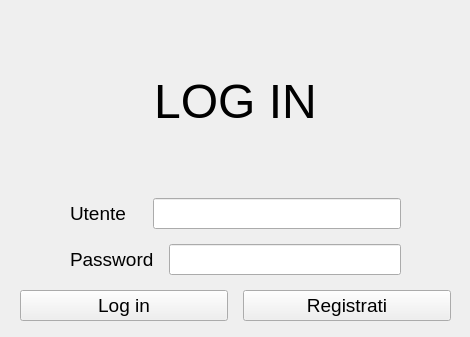
<?xml version="1.0" encoding="UTF-8"?>
<ui version="4.0">
 <class>MainWindow</class>
 <widget class="QMainWindow" name="MainWindow">
  <property name="geometry">
   <rect>
    <x>0</x>
    <y>0</y>
    <width>470</width>
    <height>337</height>
   </rect>
  </property>
  <property name="windowTitle">
   <string>Log in</string>
  </property>
  <property name="autoFillBackground">
   <bool>false</bool>
  </property>
  <widget class="QWidget" name="centralwidget">
   <widget class="QWidget" name="">
    <property name="geometry">
     <rect>
      <x>0</x>
      <y>0</y>
      <width>471</width>
      <height>341</height>
     </rect>
    </property>
    <layout class="QVBoxLayout" name="verticalLayout">
     <property name="spacing">
      <number>15</number>
     </property>
     <property name="leftMargin">
      <number>20</number>
     </property>
     <property name="topMargin">
      <number>20</number>
     </property>
     <property name="rightMargin">
      <number>20</number>
     </property>
     <property name="bottomMargin">
      <number>20</number>
     </property>
     <item>
      <widget class="QLabel" name="label_5">
       <property name="font">
        <font>
         <pointsize>36</pointsize>
        </font>
       </property>
       <property name="layoutDirection">
        <enum>Qt::LeftToRight</enum>
       </property>
       <property name="text">
        <string>LOG IN</string>
       </property>
       <property name="alignment">
        <set>Qt::AlignCenter</set>
       </property>
      </widget>
     </item>
     <item>
      <layout class="QHBoxLayout" name="horizontalLayout_4">
       <property name="spacing">
        <number>27</number>
       </property>
       <property name="leftMargin">
        <number>50</number>
       </property>
       <property name="rightMargin">
        <number>50</number>
       </property>
       <item>
        <widget class="QLabel" name="label_4">
         <property name="font">
          <font>
           <pointsize>14</pointsize>
          </font>
         </property>
         <property name="text">
          <string>Utente</string>
         </property>
        </widget>
       </item>
       <item>
        <widget class="QLineEdit" name="lineEdit_4">
         <property name="font">
          <font>
           <pointsize>14</pointsize>
          </font>
         </property>
        </widget>
       </item>
      </layout>
     </item>
     <item>
      <layout class="QHBoxLayout" name="horizontalLayout">
       <property name="leftMargin">
        <number>50</number>
       </property>
       <property name="rightMargin">
        <number>50</number>
       </property>
       <item>
        <widget class="QLabel" name="label">
         <property name="font">
          <font>
           <pointsize>14</pointsize>
          </font>
         </property>
         <property name="text">
          <string>Password</string>
         </property>
        </widget>
       </item>
       <item>
        <widget class="QLineEdit" name="lineEdit">
         <property name="font">
          <font>
           <pointsize>14</pointsize>
          </font>
         </property>
         <property name="text">
          <string/>
         </property>
        </widget>
       </item>
      </layout>
     </item>
     <item>
      <layout class="QHBoxLayout" name="horizontalLayout_5">
       <item>
        <widget class="QPushButton" name="pushButton">
         <property name="font">
          <font>
           <pointsize>14</pointsize>
          </font>
         </property>
         <property name="text">
          <string>Log in</string>
         </property>
        </widget>
       </item>
       <item>
        <widget class="QPushButton" name="pushButton_2">
         <property name="font">
          <font>
           <pointsize>14</pointsize>
          </font>
         </property>
         <property name="text">
          <string>Registrati</string>
         </property>
        </widget>
       </item>
      </layout>
     </item>
    </layout>
   </widget>
  </widget>
 </widget>
 <resources/>
 <connections/>
</ui>
